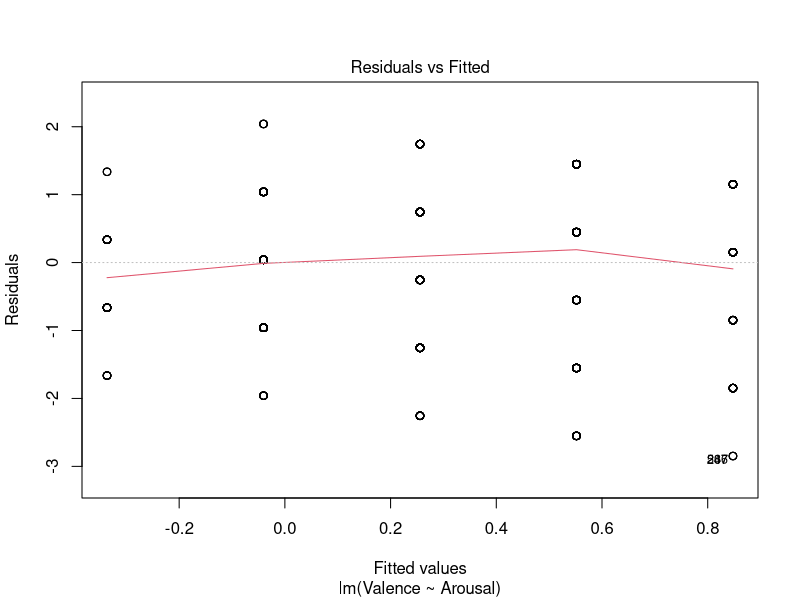
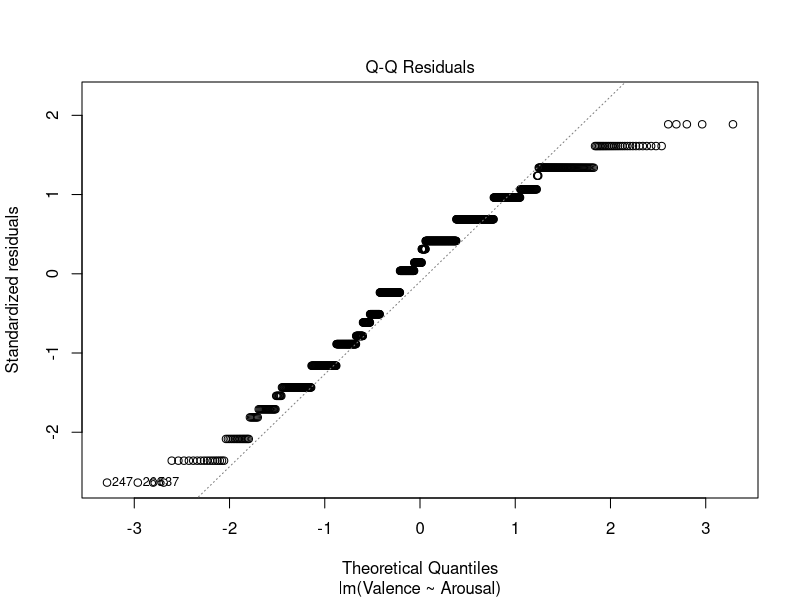
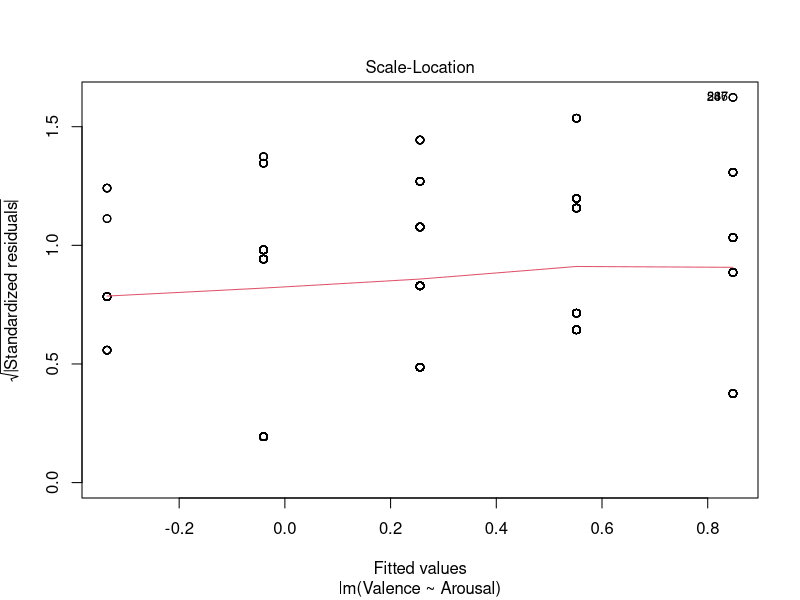
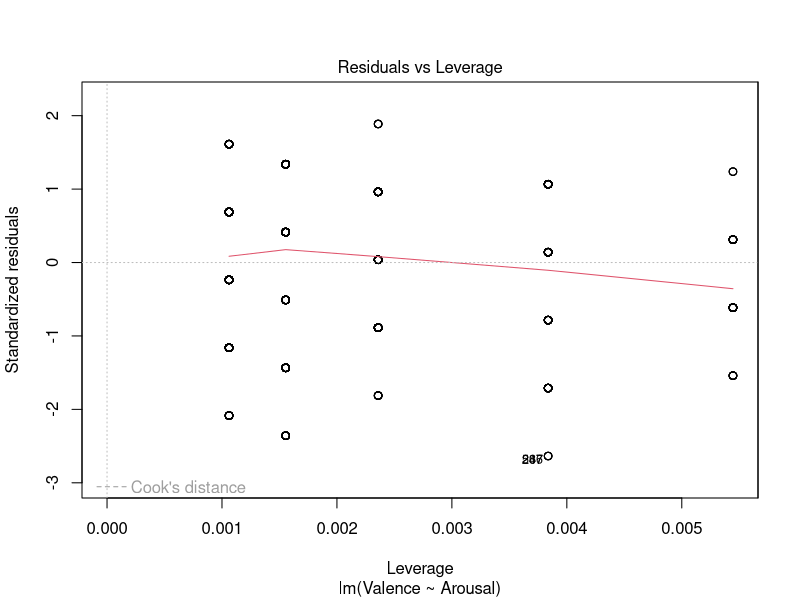
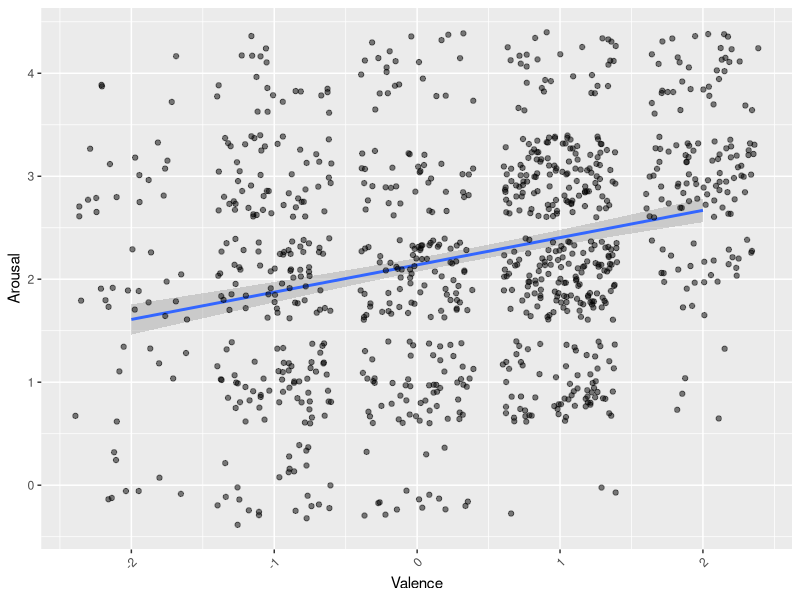
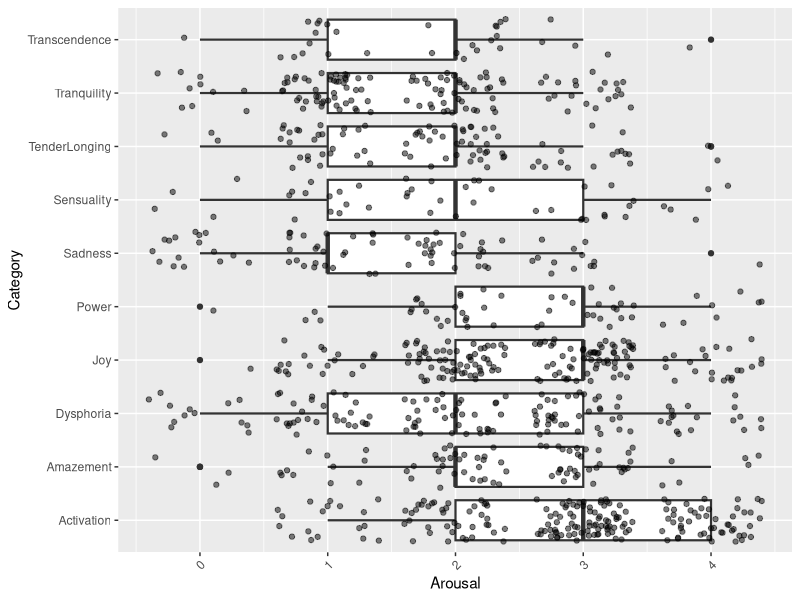
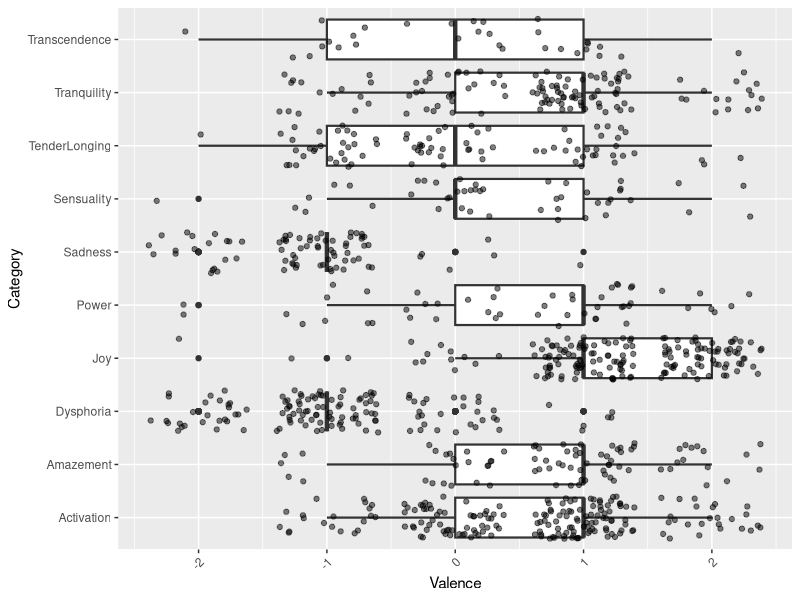
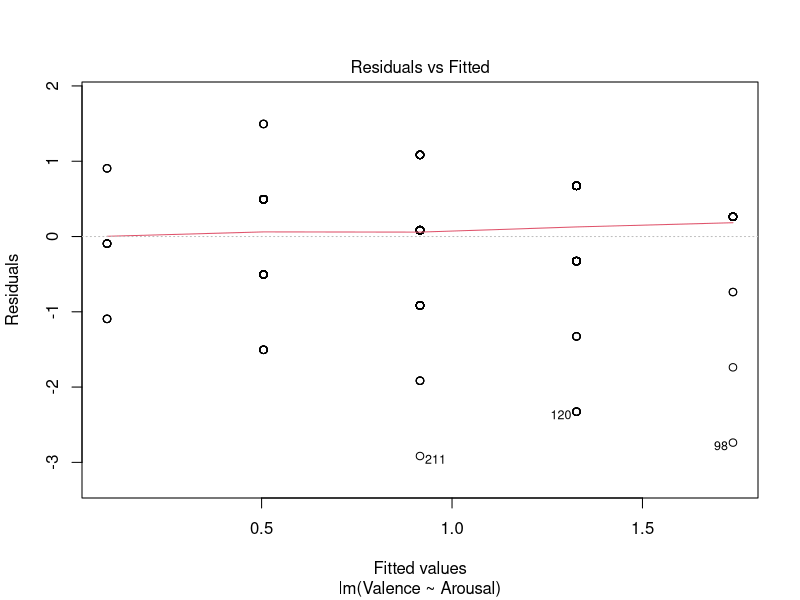

Write the R code that produced these figures, in order.
## ---- chunk 1
library(readr)
annotations <- read_csv("annotations.csv")
View(annotations)
metadata <- read_csv("metadata.csv")
View(metadata)
## ---- chunk 2
instrument <- c(rep(metadata$instrument, 24))
annotations$instrument <- instrument
like <- c(rep(metadata$like, 24))
annotations$like <- like
## ---- chunk 3
library(MASS)
outcomes <- list(annotations$Valence, annotations$Arousal)
names <- c("valence", "arousal")
for (elem in seq_along(names)) {
  print(names[[elem]])
  m <- lm(outcomes[[elem]] ~ instrument + like, data=annotations)
  print(summary(m))
}
## ---- chunk 4
library(MASS)
categories <- as.list(unique(annotations$Song2))
for (i in seq_along(categories)) {
  selection <- annotations[which(annotations$Song2 %in% categories[[i]]),]
  outcomes <- list(selection$Valence, selection$Arousal)
  names <- c("valence", "arousal")
  for (elem in seq_along(names)) {
    m <- lm(outcomes[[elem]] ~ instrument + like, data=selection)
    res <- summary(m)$fstatistic
    p <- pf(res[1],res[2],res[3],lower.tail=F)
    attributes(p) <- NULL
    if (p < 0.05){
      print(names[[elem]])
      print(categories[[i]])
      print(summary(m))
    }
  }
}
## ---- chunk 5
adjusted_p_arousal <- p.adjust(0.0119, method = "bonferroni", n = 24)
adjusted_p_arousal
adjusted_p_valence <- p.adjust(0.0147, method = "bonferroni", n = 24)
adjusted_p_valence
## ---- chunk 6
LM <- lm(Valence ~ Arousal, data=annotations)
summary(LM)
sqrt(0.07842)
plot(LM)

library(ggplot2)
ggplot(annotations, aes(x = Valence, y = Arousal)) +
  geom_smooth(method='lm') +
  geom_jitter(alpha = .5) +
  theme(axis.text.x = element_text(angle = 45, hjust = 1, vjust = 1))
## ---- chunk 7
library(psych)
describeBy(annotations, group=annotations$Category)
## ---- chunk 8
lapply(annotations[, c("Category", "Arousal")], table)
ftable(xtabs(~ Category + Arousal, data = annotations))

library(ggplot2)
arousal.plot <- ggplot(annotations, aes(x = Arousal, y = Category)) +
  geom_boxplot(size = .75) +
  geom_jitter(alpha = .5) +
  theme(axis.text.x = element_text(angle = 45, hjust = 1, vjust = 1))
arousal.plot
pdf("arousal.pdf", width=5, height=3)
print(arousal.plot)
dev.off()

lapply(annotations[, c("Category", "Valence")], table)
ftable(xtabs(~ Category + Valence, data = annotations))

valence.plot <- ggplot(annotations, aes(x = Valence, y = Category)) +
  geom_boxplot(size = .75) +
  geom_jitter(alpha = .5) +
  theme(axis.text.x = element_text(angle = 45, hjust = 1, vjust = 1))
valence.plot
pdf("valence.pdf", width=5, height=3)
print(valence.plot)
dev.off()
## ---- chunk 9
library(MASS)
categories <- list("Activation", "Amazement", "Dysphoria", "Sadness", "Joy", "Power", "Sensuality", "TenderLonging", "Tranquility", "Transcendence")
for (i in seq_along(categories)) {
  selection <- annotations[which(annotations$Category %in% categories[[i]]),]
  m <- lm(Valence ~ Arousal, data=selection)
  res <- summary(m)$fstatistic
  p <- pf(res[1],res[2],res[3],lower.tail=F)
  attributes(p) <- NULL
  if (p < 0.05){
    print(categories[[i]])
    print(summary(m))
  }
}
## ---- chunk 10
adjusted_p_tender <- p.adjust(0.03458, method = "bonferroni", n = 10)
adjusted_p_tender
adjusted_p_sensuality <- p.adjust(0.00459, method = "bonferroni", n = 10)
adjusted_p_sensuality
adjusted_p_tranquility <- p.adjust(0.0018, method = "bonferroni", n = 10)
adjusted_p_tranquility
## ---- chunk 11
positive_list <- c("Amazement", "Joy", "sensuality", "Tranquility")
positive_selection <- annotations[which(annotations$Category %in% positive_list),]
model.pos <- lm(Valence ~ Arousal, data=positive_selection)
summary(model.pos)
sqrt(0.23)
plot(model.pos)

library(ggplot2)
ggplot(positive_selection, aes(x = Valence, y = Arousal)) +
  geom_smooth(method='lm') +
  geom_jitter(alpha = .5) +
  theme(axis.text.x = element_text(angle = 45, hjust = 1, vjust = 1))
## ---- chunk 12
negative_new_list <- c("Activation", "Dysphoria", "Sadness", "Power", "Transcendence", "TenderLonging")
negative_neu_selection <- annotations[which(annotations$Category %in% negative_new_list),]
model.neg <- lm(Valence ~ Arousal, data=negative_neu_selection)
summary(model.neg)
sqrt(0.07)
plot(model.neg)

library(ggplot2)
ggplot(negative_neu_selection, aes(x = Valence, y = Arousal)) +
  geom_smooth(method='lm') +
  geom_jitter(alpha = .5) +
  theme(axis.text.x = element_text(angle = 45, hjust = 1, vjust = 1))
